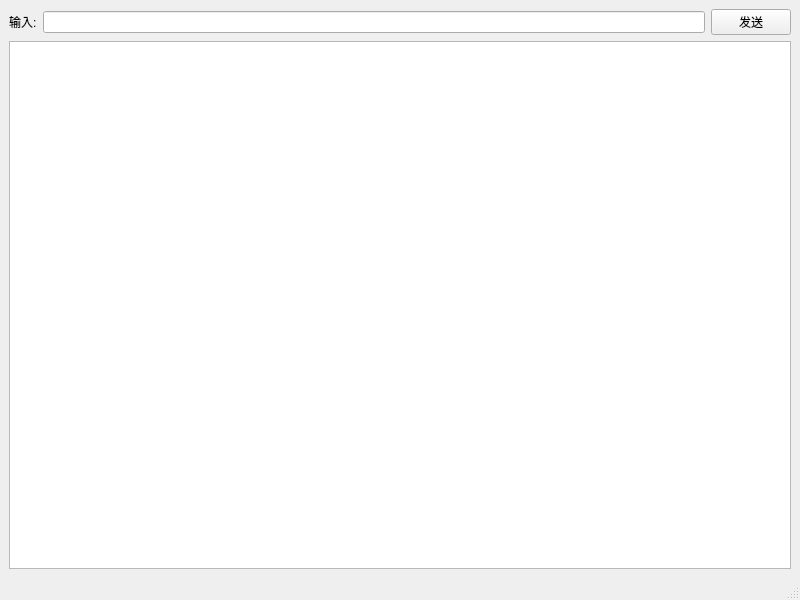
<?xml version="1.0" encoding="UTF-8"?>
<ui version="4.0">
 <class>MainWindow</class>
 <widget class="QMainWindow" name="MainWindow">
  <property name="geometry">
   <rect>
    <x>0</x>
    <y>0</y>
    <width>800</width>
    <height>600</height>
   </rect>
  </property>
  <property name="windowTitle">
   <string>MainWindow</string>
  </property>
  <widget class="QWidget" name="centralwidget">
   <layout class="QGridLayout" name="gridLayout">
    <item row="0" column="0">
     <widget class="QLabel" name="label">
      <property name="text">
       <string>输入:</string>
      </property>
     </widget>
    </item>
    <item row="0" column="1">
     <widget class="QLineEdit" name="lineEdit_input"/>
    </item>
    <item row="0" column="2">
     <widget class="QPushButton" name="pushButton_send">
      <property name="text">
       <string>发送</string>
      </property>
     </widget>
    </item>
    <item row="1" column="0" colspan="3">
     <widget class="QTextEdit" name="textEdit_sub"/>
    </item>
   </layout>
  </widget>
  <widget class="QMenuBar" name="menubar">
   <property name="geometry">
    <rect>
     <x>0</x>
     <y>0</y>
     <width>800</width>
     <height>27</height>
    </rect>
   </property>
  </widget>
  <widget class="QStatusBar" name="statusbar"/>
 </widget>
 <resources/>
 <connections/>
</ui>
